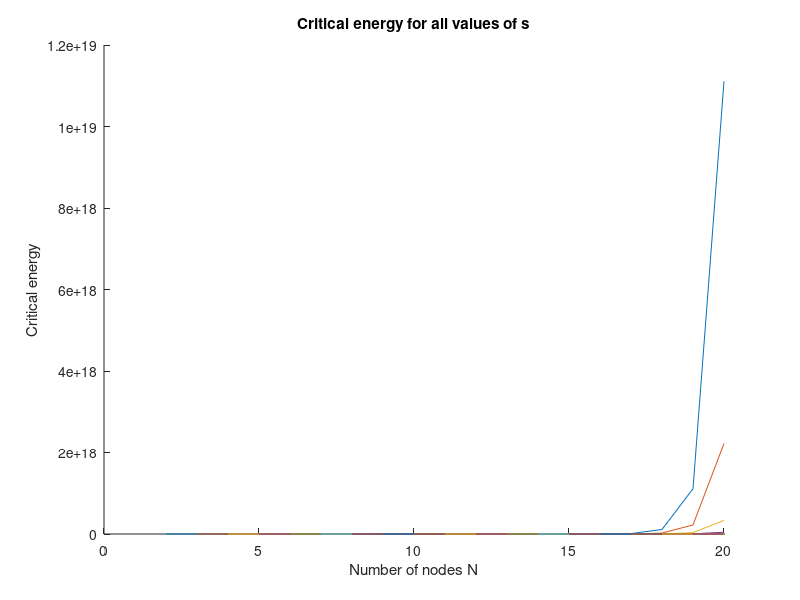
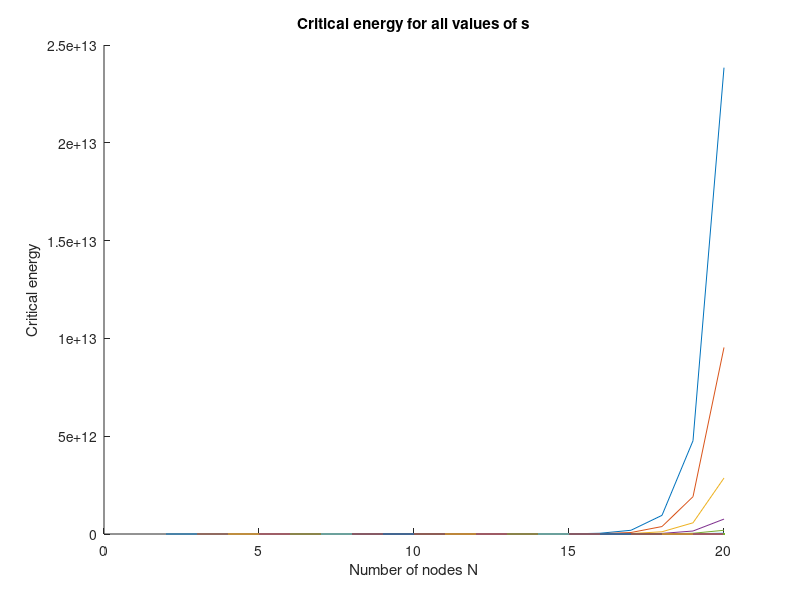
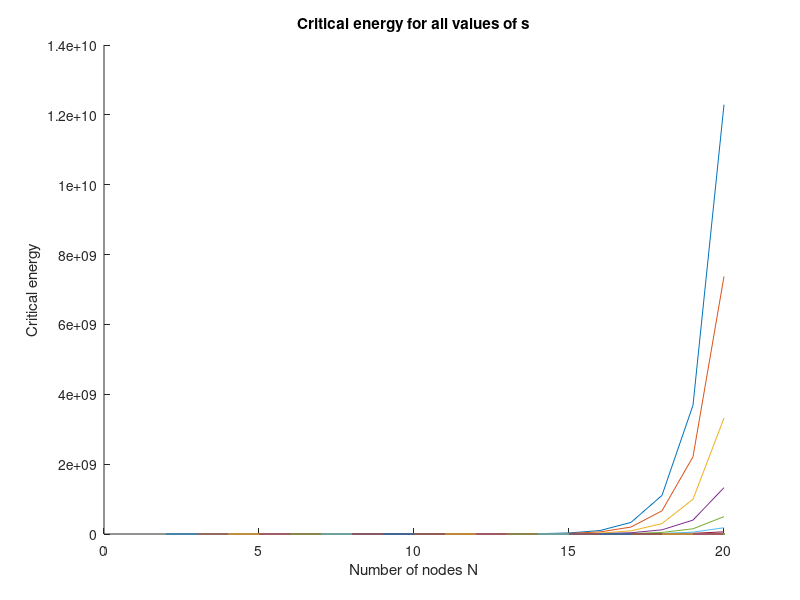
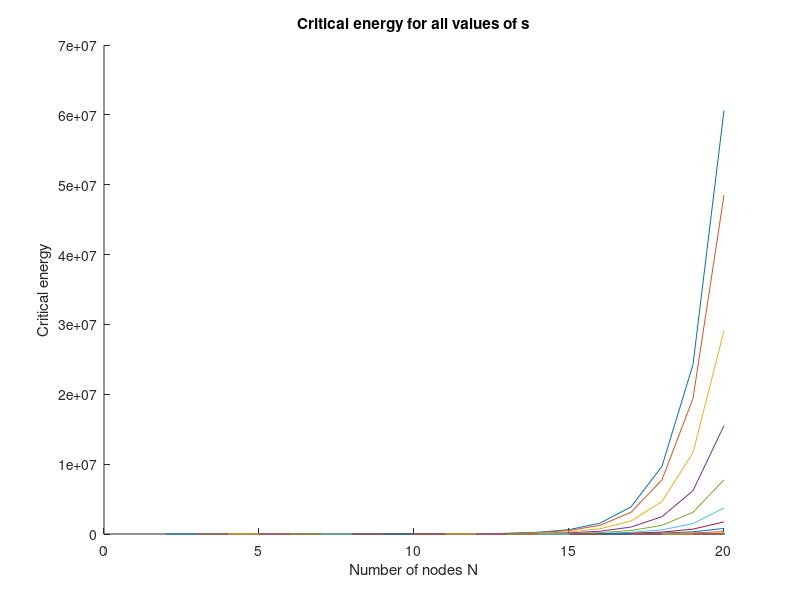

MATLAB code to generate these figures, in order:
%This script compares the graph of the crtitical energy (energy for all the cells to stay alive) for different
%topologies as a function of their number of nodes 
% for each n=#of nodes we consider n-1 topologies depending on the value
% l=#of nodes in the linear part of the network
% I am considering the extended fork with linear part l and part after the
% splitting s.
%note n=l+s
%for example a line will have l=n-1,s=1 (the last node is considered as a fork
%with one path), and the star has l=1,s=n-1 (the pump is considered to be
%the linear part of the star)
%this way E(n,p,l)=c*(p^l+...+p+s)/p^l; therefore we have a general formula
%for a specific topology knowing the number of nodes its linearity and the
%atrition p;
close all
clear all
n=20;
p=0.1:0.1:1;
E=zeros(n,length(p),n-1);
for i=2:n
    for j=1:length(p)
        for s=1:i-1
            for k=0:i-s-1
                E(i,j,s)=E(i,j,s)+p(j)^k;
            end
            E(i,j,s)=(E(i,j,s)*s+p(j)^(i-s))/p(j)^(i-s);
        end
    end
end
%now I am plotting on the same graph the critical energy corresponding to a
%specific p value for all the possible topology with up to n nodes
for j=1:length(p)
    figure(j)
    hold all
    for s=1:n-1
        plot(s+1:n,E(s+1:n,j,s));
    end
    xlabel('Number of nodes N')
    ylabel('Critical energy')
    title('Critical energy for all values of s')
end
% jj=3;
nn=n;
for jj=1:length(p)
    EE=squeeze(E(nn,jj,1:nn-1));
    figure
    plot(1:nn-1,EE(nn-1:-1:1))
    xlabel('Length of line l')
    ylabel('Critical energy')
    title('Critical energy change as we go from a line to a star')
end
%here I want to check what are the topology that require less energy than a
%specific one {n,p,l}; ii, jj, ll, here stand for the chosen values for #of
%nodes n, attrition p and linearity l
ii=n;
jj=9;
ss=1;E(ii,jj,n-1)
T=[];
for s=n-1:-1:1
    for i=n:-1:2
        if E(ii,jj,ss)>E(i,jj,s) && E(i,jj,s)>0
            T=[T;i,s,s/(i-1),E(i,jj,s)];
            break;
        end
    end
end
T